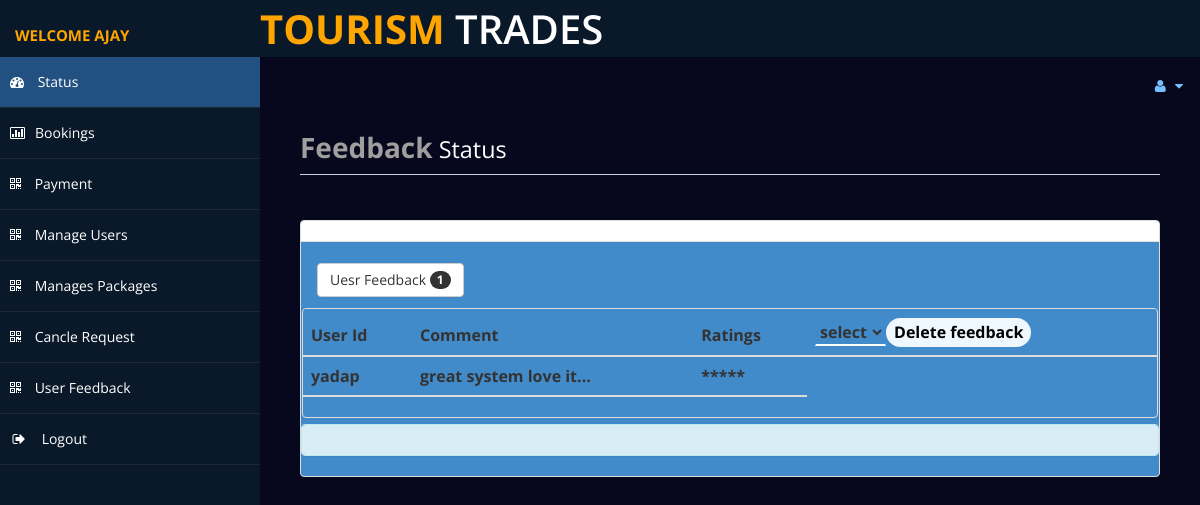
/admin/feedback.php (signed in), run on the app's committed database.
### tables this page shows
CREATE TABLE `feedback` (
  `userid` varchar(100) NOT NULL,
  `comment` varchar(1000) NOT NULL,
  `ratings` varchar(40) NOT NULL
);

### admin/feedback.php (the view, shortened to what this page needs)
<!DOCTYPE html>
<html xmlns="http://www.w3.org/1999/xhtml">
<head>
    <link href="assets/css/font-awesome.css" rel="stylesheet" />
    <link href="assets/js/morris/morris-0.4.3.min.css" rel="stylesheet" />
</head>
<body>
    <div id="wrapper">
        <nav class="navbar navbar-default top-navbar" role="navigation">
            <div class="navbar-header">
                <a class="navbar-brand" href="home.php"><b style="font-size:15px; margin-top:30px; color:orange;">WelCome  <?php echo $_SESSION["user"]; ?></b></a>
            </div><div class="tt"><b style="color:orange;">TOURISM </b>TRADES</div>
            <ul class="nav navbar-top-links navbar-right">
                <li class="dropdown">
                    <a class="dropdown-toggle" data-toggle="dropdown" href="#" aria-expanded="false">
                        <i class="fa fa-user fa-fw"></i> <i class="fa fa-caret-down"></i>
                    </a>
                </li>
            </ul>
        </nav>
        <nav class="navbar-default navbar-side" role="navigation">
            <div class="sidebar-collapse">
                <ul class="nav" id="main-menu">
                    <li>
                        <a class="active-menu" href="home.php"><i class="fa fa-dashboard"></i> Status</a>
                    </li>
					<li>
                        <a href="roombook.php"><i class="fa fa-bar-chart-o"></i>Bookings</a>
                    </li>
                    <li>
                        <a href="payment.php"><i class="fa fa-qrcode"></i> Payment</a>
                    </li>
                     <li>
                        <a href="manageuser.php"><i class="fa fa-qrcode"></i> Manage Users</a>
                    </li>
                     <li>
                        <a href="managepackage.php"><i class="fa fa-qrcode"></i> Manages Packages</a>
                    </li>
                     <li>
                        <a href="cancle.php"><i class="fa fa-qrcode"></i> Cancle Request</a>
                    </li>
                    <li>
                        <a href="feedback.php"><i class="fa fa-qrcode"></i> User Feedback</a>
                    </li>
                    <li>
                        <a href="logout.php"><i class="fa fa-sign-out fa-fw"></i> Logout</a>
                    </li>
					</ul>
            </div>
        </nav>
        <div id="page-wrapper">
            <div id="page-inner">
                <div class="row">
                    <div class="col-md-12">
                        <h1 class="page-header">
                            <b><small style="color:white; font-weidth:bold;"><b style="color:#a09e9e; font-size:28px;">Feedback</b> Status</small></b>
                        </h1>
                    </div>
                </div>
				<?php
						include ('db.php');
						$sql = "select * from feedback";
						$re = mysqli_query($con,$sql);
						$c =0;
						while($row=mysqli_fetch_array($re) )
						{
								$new = $row['ratings'];
								if($new=="*" || "**" || "***" || "****" || "*****")
								{
									$c = $c + 1;
								}
						}
				?>
					<div class="row">
                <div class="col-md-12">
                    <div class="panel panel-default">
                        <div class="panel-heading">
                        </div>
                        <div class="panel-body">
                            <div class="panel-group" id="accordion">
							<div class="panel panel-primary">
                                    <div class="panel-heading">
                                        <h4 class="panel-title">
                                            <a data-toggle="collapse" data-parent="#accordion" href="#collapseTwo">
											<button class="btn btn-default" type="button">
												Uesr Feedback <span class="badge"><?php echo $c ; ?></span>
											</button>
											</a>
                                        </h4>
                                    </div>
                                    <div id="collapseTwo" class="panel-collapse in" style="height: auto;">
                                        <div class="panel-body">
                                           <div class="panel panel-default">
                        <div class="panel-body">
                            <div class=" table-responsive">
                                <table class="table">
                                    <thead style="text-align:center;">
                                        <tr>
                                            <th>User Id</th>
                                            <th>Comment</th>
                                            <th>Ratings</th>
                                          <th><form method="post"><select name="dd" value=""><option>select
                    <?php
$cn=mysqli_connect("localhost","root","","tourismtrades");
$s="select * from feedback";
$result=mysqli_query($cn,$s);
while($data=mysqli_fetch_array($result))
{
		echo "<option value=$data[0]>$data[0]</option>";
}
?>
    </option></select><input type="submit" name="det" value="Delete feedback" id="d1"></form></td></th>
</tr>
									<?php
									$tsql = "select * from feedback";
									$tre = mysqli_query($con,$tsql);
									while($trow=mysqli_fetch_array($tre) )
									{
										$co =$trow['ratings'];
										if($co=="*" || "**" || "***" || "****" || "*****")
										{
											echo"<tr>
												<th>".$trow['userid']."</th>
                                                <th>".$trow['comment']."</th>
                                                <th>".$trow['ratings']."</th>
												</tr>";
										}
									}
									?>
                                </table>
                            </div>
                        </div>
                    </div>
                                        </div>
                                    </div>
                                </div>
                                <div class="panel panel-info">
                                    <div class="panel-heading">
                                        <h4 class="panel-title">
                                        </h4>
                                    </div>
                                </div>
            </div>
        </div>
    </div>
</body>
</html>

### data on the page
feedback: userid "yadap", comment "great system love it...", ratings "*****"

### other printed values
$_SESSION["user"] "AJAY"
$c "1"
